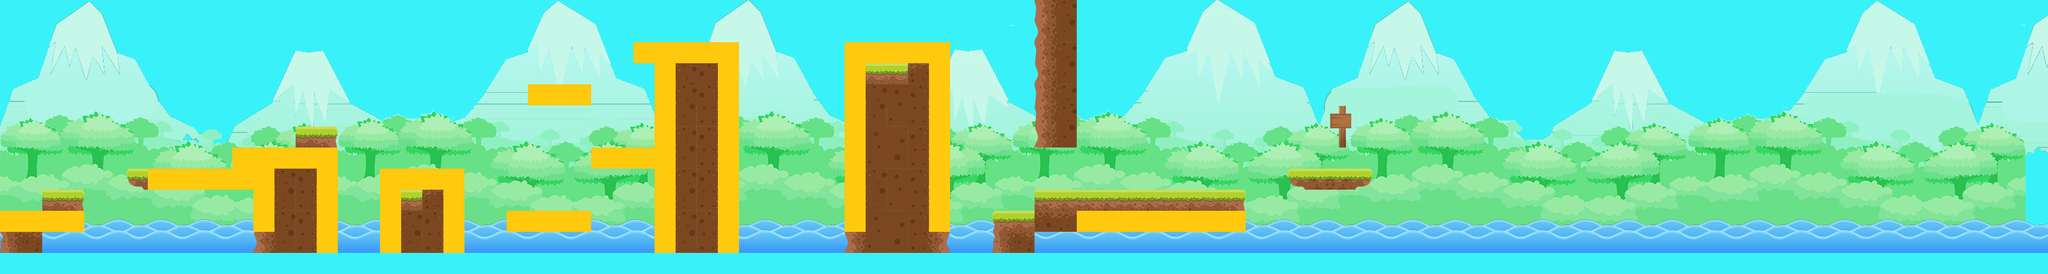

This is a level from a 2D game, rendered from its Tiled map with the project's own tilesets. A one-line summary and the map file follow, with tile-layer data summarised:
An orthogonal 97x13 tile map with 32x32 px tiles, 3 tile layers (Ground 2, Ground 3, Walkability), 12 tilesets, 4 image layers and 22 objects (9x floor, 5x enemy, 4x jumpable, 2x collectible, player_start_pos, ...).

<map version="1.0" orientation="orthogonal" renderorder="right-down" width="97" height="13" tilewidth="32" tileheight="32" nextobjectid="78">
 <tileset firstgid="1" name="tileset" tilewidth="32" tileheight="32" tilecount="4" columns="2">
  <image source="Sprites/png/Tiles/1.png" width="64" height="64" />
  <terraintypes>
   <terrain name="ground" tile="-1" />
   <terrain name="grass" tile="-1" />
  </terraintypes>
 </tileset>
 <tileset firstgid="5" name="non-walkable-tile" tilewidth="32" tileheight="32" tilecount="1" columns="1">
  <image source="non_walkable_tile.png" width="32" height="32" />
 </tileset>
 <tileset firstgid="6" name="1" tilewidth="32" tileheight="32" tilecount="4" columns="2">
  <image source="Sprites/png/Tiles/1.png" width="64" height="64" />
 </tileset>
 <tileset firstgid="10" name="2" tilewidth="64" tileheight="64" tilecount="1" columns="1">
  <image source="Sprites/png/Tiles/2.png" width="64" height="64" />
 </tileset>
 <tileset firstgid="11" name="3" tilewidth="64" tileheight="64" tilecount="1" columns="1">
  <image source="Sprites/png/Tiles/3.png" width="64" height="64" />
 </tileset>
 <tileset firstgid="12" name="4" tilewidth="64" tileheight="64" tilecount="1" columns="1">
  <image source="Sprites/png/Tiles/4.png" width="64" height="64" />
 </tileset>
 <tileset firstgid="13" name="5" tilewidth="64" tileheight="64" tilecount="1" columns="1">
  <image source="Sprites/png/Tiles/5.png" width="64" height="64" />
 </tileset>
 <tileset firstgid="14" name="6" tilewidth="64" tileheight="64" tilecount="1" columns="1">
  <image source="Sprites/png/Tiles/6.png" width="64" height="64" />
 </tileset>
 <tileset firstgid="15" name="13" tilewidth="32" tileheight="32" tilecount="2" columns="2">
  <image source="Sprites/png/Tiles/13.png" width="64" height="47" />
 </tileset>
 <tileset firstgid="17" name="14" tilewidth="32" tileheight="32" tilecount="2" columns="2">
  <image source="Sprites/png/Tiles/14.png" width="64" height="47" />
 </tileset>
 <tileset firstgid="19" name="15" tilewidth="32" tileheight="32" tilecount="2" columns="2">
  <image source="Sprites/png/Tiles/15.png" width="64" height="47" />
 </tileset>
 <tileset firstgid="21" name="Sign_2" tilewidth="32" tileheight="64" tilecount="1" columns="1">
  <image source="Sprites/png/Object/Sign_2.png" width="62" height="64" />
 </tileset>
 <imagelayer name="Sky">
  <image source="sky.png" />
 </imagelayer>
 <imagelayer name="Mountains">
  <image source="Mountains.png" />
  <properties>
   <property name="speed" type="int" value="14" />
  </properties>
 </imagelayer>
 <imagelayer name="Background">
  <image source="BG.png" width="1536" height="384" />
 </imagelayer>
 <imagelayer name="Water">
  <image source="water.png" width="8599" height="384" />
  <properties>
   <property name="constant_movement" type="bool" value="true" />
   <property name="speed" type="float" value="28" />
  </properties>
 </imagelayer>
 <layer name="Ground 2" width="97" height="13">
  <data>[1261 cells, 90 non-empty, 15 distinct tile ids]</data>
 </layer>
 <layer name="Ground 3" width="97" height="13">
  <data>[1261 cells, 2 non-empty, 2 distinct tile ids]</data>
 </layer>
 <objectgroup color="#ff0000" name="Collision" offsetx="0" offsety="-0.5">
  <object id="15" type="floor" x="3" y="324.06" width="114" height="5.27273" />
  <object id="16" type="floor" x="196" y="262.084" width="182" height="26.9166" />
  <object id="17" type="floor" x="391" y="227.848" width="122" height="153.152" />
  <object id="19" type="floor" x="582.333" y="288.083" width="115.951" height="92.9167" />
  <object id="20" type="jumpable" x="763" y="320.667" width="131" height="31.3333" />
  <object id="22" type="jumpable" x="903.417" y="230" width="82.5833" height="22.3333" />
  <object id="26" type="jumpable" x="798.67" y="128.667" width="97.3333" height="24.3333" />
  <object id="29" type="floor" x="965.003" y="68.6666" width="151.667" height="22.667" />
  <object id="62" type="floor" x="1284.33" y="97.8333" width="150.666" height="246.667" />
  <object id="63" type="floor" x="992.333" y="68.8333" width="121.333" height="293.667" />
  <object id="71" type="jumpable" x="1954.71" y="259.5" width="118.583" height="22.3333" />
  <object id="74" type="floor" x="1506.02" y="322.208" width="377.284" height="54.9167" />
  <object id="76" type="floor" x="1572.67" y="-0.666667" width="26.666" height="253.333" />
 </objectgroup>
 <objectgroup color="#0000ff" name="Logic">
  <properties>
   <property name="map_length" type="int" value="2100" />
  </properties>
  <object id="40" name="player_start_pos" x="28" y="180" width="21" height="33" />
  <object id="49" name="end" x="1988.92" y="54.667" width="108.25" height="315.833" />
  <object id="53" name="walking" type="enemy" x="406.5" y="136.833" width="64" height="42.3333" />
  <object id="55" name="flying" type="enemy" x="389.6" y="83.2" width="36.8" height="29.6" />
  <object id="59" name="collectible" type="collectible" x="360.5" y="227.833">
   <properties>
    <property name="id" type="int" value="1" />
   </properties>
  </object>
  <object id="60" name="collectible" type="collectible" x="1196.17" y="142.5">
   <properties>
    <property name="id" type="int" value="2" />
   </properties>
  </object>
  <object id="61" name="flying" type="enemy" x="765.933" y="32.2" width="36.8" height="29.6" />
  <object id="67" name="walking" type="enemy" x="1705.33" y="272.167" width="64" height="42.3333" />
  <object id="68" name="flying" type="enemy" x="1169.6" y="283.867" width="36.8" height="29.6" />
 </objectgroup>
 <layer name="Walkability" width="97" height="13">
  <data>[1261 cells, 93 non-empty, 1 distinct tile ids]</data>
 </layer>
</map>
